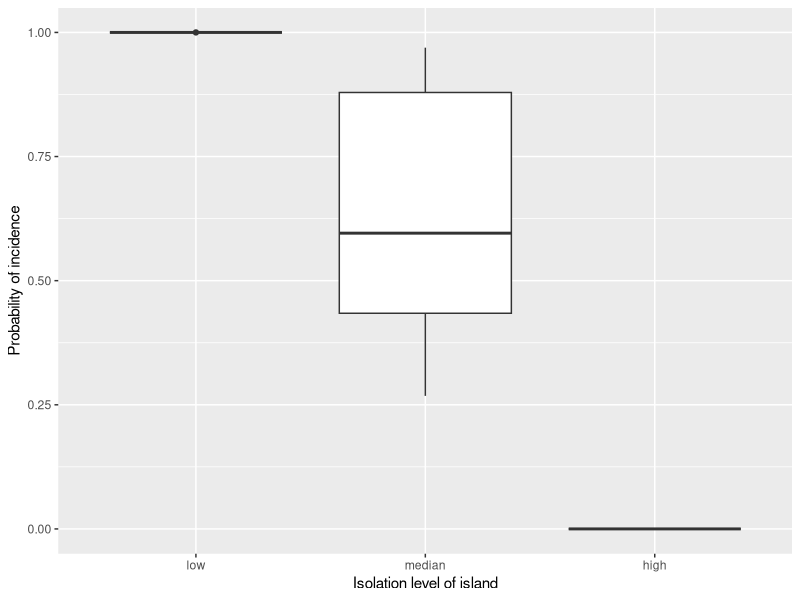
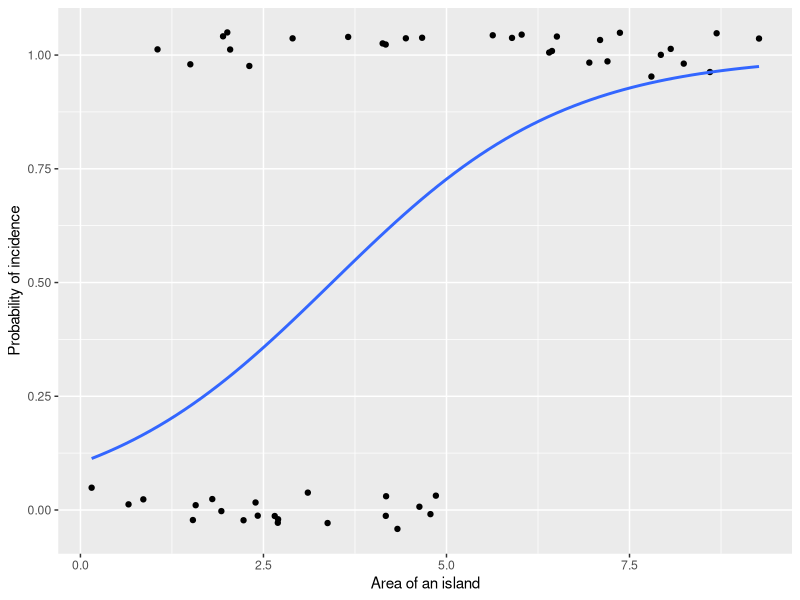

These charts were generated, in order, by the following R code:
## ---- chunk 1
library(tidyverse)
library(here)
library(lmtest)
library(graphics)

binomial_data <- read_csv(here("Lectures", "Lecture 19 - multiple regression with GLM", "data", "isolation.csv"))

binomial_data <- binomial_data %>% 
  mutate(isolation = cut(isolation, breaks = c(2, 5, 7, 10), 
                         labels = c("low", "median", "high"))) %>%
  mutate(incidence = as_factor(incidence)) 

data("UCBAdmissions")
str(UCBAdmissions)
## ---- chunk 2
bird_incidence <- binomial_data %>%   
  select(incidence, area)
## ---- chunk 3
glm_binomial <- glm(formula = incidence ~ area, 
                    data = bird_incidence,                     
                    family = "binomial")  
glm_binomial %>% summary
## ---- chunk 4
data_long <- binomial_data
data_long
## ---- chunk 5
data_wide <- binomial_data %>%
  group_by(isolation) %>%
  summarize(presence = sum(incidence == 1),
            absence = sum(incidence == 0),
            total = n(),
            proportion = presence/total,
            mean_area = mean(area)) %>%
  relocate(isolation, .after = mean_area)

data_wide
## ---- chunk 6
glm_long <- glm(formula = incidence ~ isolation,
                data = data_long,
                family = "binomial")

glm_long %>% coef()
## ---- chunk 7
glm_wide <- glm(formula = 
                  cbind(presence, absence) ~ isolation,
                data = data_wide,
                family = "binomial")

glm_wide %>% coef()
## ---- chunk 8
glm_wide <- glm(formula = proportion ~ isolation,
                weights = total,
                data = data_wide, 
                family = "binomial")

glm_wide %>% coef()
## ---- chunk 9
data_long
## ---- chunk 10
data_wide <- binomial_data %>%
  group_by(isolation) %>%
  summarize(presence = sum(incidence == 1),
            absence = sum(incidence == 0),
            total = n(),
            proportion = presence/total,
            mean_area = mean(area)) %>%
  select(proportion, total, isolation)

data_wide
## ---- chunk 11
incidence_binom <- glm(formula = incidence ~ isolation, 
                       data = data_long, 
                       family = "binomial")

incidence_binom %>% summary
## ---- chunk 12
incidence_binom_null <- glm(formula = incidence ~ 1, 
                       data = data_long, 
                       family = "binomial")
## ---- chunk 13
lrtest(incidence_binom, incidence_binom_null)
## ---- chunk 14
incidence_binom_null <- glm(formula = incidence ~ 1, 
                       data = data_long, 
                       family = "binomial")
## ---- chunk 15
anova(incidence_binom, incidence_binom_null, test = "Chisq")
## ---- chunk 16
incidence_binom_add <- glm(formula = incidence ~ isolation + area, 
                       data = data_long, 
                       family = "binomial")

lrtest(incidence_binom, incidence_binom_add)
## ---- chunk 17
incidence_p <- data_long %>%
  mutate(incidence_p = predict(incidence_binom_add, type = "response"))

incidence_p
## ---- chunk 18
incidence_p <- data_long %>%
  mutate(incidence_p = fitted(incidence_binom_add))

incidence_p
## ---- chunk 19
ggplot(aes(x = isolation, y = incidence_p), data = incidence_p) + 
  geom_boxplot() +
  labs(y = "Probability of incidence", x = "Isolation level of island")
## ---- chunk 20
data_long
## ---- chunk 21
data_wide <- binomial_data %>%   
  group_by(isolation) %>%   
  summarize(presence = sum(incidence == 1),
            absence = sum(incidence == 0),
            total = n(),             
            proportion = presence/total, 
            mean_area = mean(area)) %>%   
  select(proportion, total, mean_area)  
data_wide
## ---- chunk 22
incidence_binom <- glm(formula = incidence ~ area,
                       data = data_long,
                       family = "binomial")

incidence_binom %>% summary
## ---- chunk 23
incidence_binom_null <- glm(formula = incidence ~ 1,
                            data = data_long,
                            family = "binomial")
## ---- chunk 24
lrtest(incidence_binom, incidence_binom_null)
## ---- chunk 25
incidence_p <- data_long %>%   
  mutate(incidence_p = predict(incidence_binom_add, type = "response")) 
incidence_p
## ---- chunk 26
data_long %>%
  mutate(incidence = incidence %>% as.numeric() - 1) %>%
  ggplot(aes(x = area, y = incidence), data = .) +
  geom_jitter(width = 0, height = 0.05) +
  geom_smooth(method =  "glm", 
              method.args = list(family = "binomial"),
              se = FALSE) +
  labs(y = "Probability of incidence", x = "Area of an island")
  
